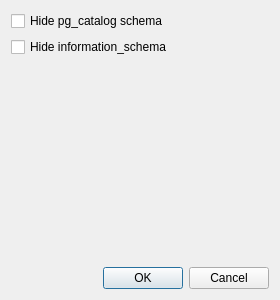
<?xml version="1.0" encoding="UTF-8"?>
<ui version="4.0">
 <class>PsqlConfig</class>
 <widget class="QDialog" name="PsqlConfig">
  <property name="geometry">
   <rect>
    <x>0</x>
    <y>0</y>
    <width>280</width>
    <height>300</height>
   </rect>
  </property>
  <property name="windowTitle">
   <string>PostgreSQL options</string>
  </property>
  <layout class="QGridLayout" name="gridLayout">
   <item row="0" column="0">
    <layout class="QFormLayout" name="formLayout">
     <property name="fieldGrowthPolicy">
      <enum>QFormLayout::AllNonFixedFieldsGrow</enum>
     </property>
     <item row="0" column="0" colspan="2">
      <widget class="QCheckBox" name="pgcatalogCheckbox">
       <property name="text">
        <string>Hide pg_catalog schema</string>
       </property>
      </widget>
     </item>
     <item row="1" column="0" colspan="2">
      <widget class="QCheckBox" name="infoschemaCheckbox">
       <property name="text">
        <string>Hide information_schema</string>
       </property>
      </widget>
     </item>
    </layout>
   </item>
   <item row="1" column="0">
    <widget class="QDialogButtonBox" name="buttonBox">
     <property name="orientation">
      <enum>Qt::Horizontal</enum>
     </property>
     <property name="standardButtons">
      <set>QDialogButtonBox::Cancel|QDialogButtonBox::Ok</set>
     </property>
    </widget>
   </item>
  </layout>
 </widget>
 <tabstops>
  <tabstop>pgcatalogCheckbox</tabstop>
  <tabstop>infoschemaCheckbox</tabstop>
  <tabstop>buttonBox</tabstop>
 </tabstops>
 <resources/>
 <connections>
  <connection>
   <sender>buttonBox</sender>
   <signal>accepted()</signal>
   <receiver>PsqlConfig</receiver>
   <slot>accept()</slot>
   <hints>
    <hint type="sourcelabel">
     <x>248</x>
     <y>254</y>
    </hint>
    <hint type="destinationlabel">
     <x>157</x>
     <y>274</y>
    </hint>
   </hints>
  </connection>
  <connection>
   <sender>buttonBox</sender>
   <signal>rejected()</signal>
   <receiver>PsqlConfig</receiver>
   <slot>reject()</slot>
   <hints>
    <hint type="sourcelabel">
     <x>316</x>
     <y>260</y>
    </hint>
    <hint type="destinationlabel">
     <x>286</x>
     <y>274</y>
    </hint>
   </hints>
  </connection>
 </connections>
</ui>
